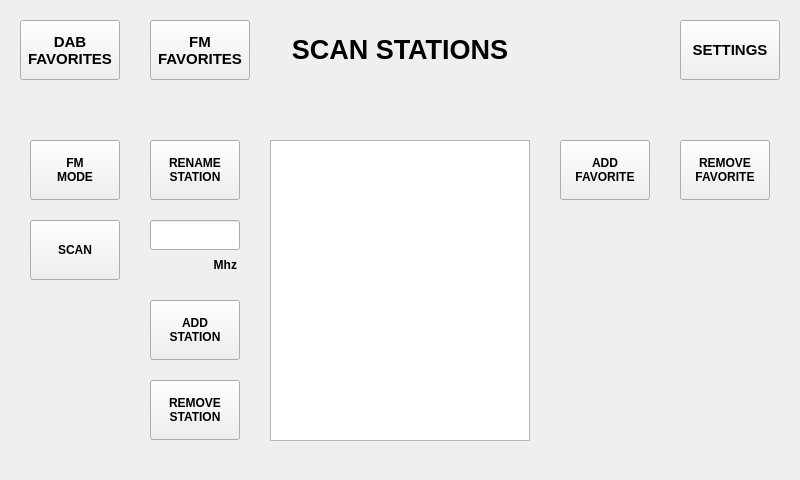
<?xml version="1.0" encoding="UTF-8"?>
<ui version="4.0">
 <class>MainWindow</class>
 <widget class="QMainWindow" name="MainWindow">
  <property name="geometry">
   <rect>
    <x>0</x>
    <y>0</y>
    <width>800</width>
    <height>480</height>
   </rect>
  </property>
  <property name="windowTitle">
   <string>DAB/FM Tuner by Vitalic</string>
  </property>
  <widget class="QWidget" name="centralWidget">
   <widget class="QStackedWidget" name="stackedWidget">
    <property name="geometry">
     <rect>
      <x>0</x>
      <y>0</y>
      <width>800</width>
      <height>480</height>
     </rect>
    </property>
    <property name="font">
     <font>
      <weight>75</weight>
      <bold>true</bold>
     </font>
    </property>
    <property name="currentIndex">
     <number>2</number>
    </property>
    <widget class="QWidget" name="dab_fav_gui">
     <widget class="QLabel" name="lbl_fm_fav_2">
      <property name="geometry">
       <rect>
        <x>300</x>
        <y>20</y>
        <width>200</width>
        <height>60</height>
       </rect>
      </property>
      <property name="text">
       <string>&lt;html&gt;&lt;head/&gt;&lt;body&gt;&lt;p&gt;&lt;span style=&quot; font-size:20pt; font-weight:600;&quot;&gt;DAB favorites&lt;/span&gt;&lt;/p&gt;&lt;/body&gt;&lt;/html&gt;</string>
      </property>
      <property name="alignment">
       <set>Qt::AlignCenter</set>
      </property>
     </widget>
     <widget class="QPushButton" name="btn_dab_to_tune">
      <property name="geometry">
       <rect>
        <x>150</x>
        <y>20</y>
        <width>100</width>
        <height>60</height>
       </rect>
      </property>
      <property name="font">
       <font>
        <pointsize>11</pointsize>
        <weight>75</weight>
        <bold>true</bold>
       </font>
      </property>
      <property name="text">
       <string>SCAN
STATIONS</string>
      </property>
     </widget>
     <widget class="QPushButton" name="btn_dab_to_fm">
      <property name="geometry">
       <rect>
        <x>20</x>
        <y>20</y>
        <width>100</width>
        <height>60</height>
       </rect>
      </property>
      <property name="font">
       <font>
        <family>Ubuntu</family>
        <pointsize>11</pointsize>
        <weight>75</weight>
        <italic>false</italic>
        <bold>true</bold>
       </font>
      </property>
      <property name="text">
       <string>FM
FAVORITES</string>
      </property>
     </widget>
     <widget class="QPushButton" name="btn_dab_st03">
      <property name="geometry">
       <rect>
        <x>427</x>
        <y>110</y>
        <width>150</width>
        <height>80</height>
       </rect>
      </property>
      <property name="text">
       <string>PushButton</string>
      </property>
     </widget>
     <widget class="QPushButton" name="btn_dab_st06">
      <property name="geometry">
       <rect>
        <x>223</x>
        <y>220</y>
        <width>150</width>
        <height>80</height>
       </rect>
      </property>
      <property name="text">
       <string>PushButton</string>
      </property>
     </widget>
     <widget class="QPushButton" name="btn_dab_st04">
      <property name="geometry">
       <rect>
        <x>630</x>
        <y>110</y>
        <width>150</width>
        <height>80</height>
       </rect>
      </property>
      <property name="text">
       <string>PushButton</string>
      </property>
     </widget>
     <widget class="QPushButton" name="btn_dab_st01">
      <property name="geometry">
       <rect>
        <x>20</x>
        <y>110</y>
        <width>150</width>
        <height>80</height>
       </rect>
      </property>
      <property name="text">
       <string>PushButton</string>
      </property>
     </widget>
     <widget class="QPushButton" name="btn_dab_st02">
      <property name="geometry">
       <rect>
        <x>223</x>
        <y>110</y>
        <width>150</width>
        <height>80</height>
       </rect>
      </property>
      <property name="text">
       <string>PushButton</string>
      </property>
     </widget>
     <widget class="QPushButton" name="btn_dab_st05">
      <property name="geometry">
       <rect>
        <x>20</x>
        <y>220</y>
        <width>150</width>
        <height>80</height>
       </rect>
      </property>
      <property name="text">
       <string>PushButton</string>
      </property>
     </widget>
     <widget class="QPushButton" name="btn_dab_st07">
      <property name="geometry">
       <rect>
        <x>427</x>
        <y>220</y>
        <width>150</width>
        <height>80</height>
       </rect>
      </property>
      <property name="text">
       <string>PushButton</string>
      </property>
     </widget>
     <widget class="QPushButton" name="btn_dab_st09">
      <property name="geometry">
       <rect>
        <x>20</x>
        <y>330</y>
        <width>150</width>
        <height>80</height>
       </rect>
      </property>
      <property name="text">
       <string>PushButton</string>
      </property>
     </widget>
     <widget class="QPushButton" name="btn_dab_st10">
      <property name="geometry">
       <rect>
        <x>223</x>
        <y>330</y>
        <width>150</width>
        <height>80</height>
       </rect>
      </property>
      <property name="text">
       <string>PushButton</string>
      </property>
     </widget>
     <widget class="QPushButton" name="btn_dab_st11">
      <property name="geometry">
       <rect>
        <x>427</x>
        <y>330</y>
        <width>150</width>
        <height>80</height>
       </rect>
      </property>
      <property name="text">
       <string>PushButton</string>
      </property>
     </widget>
     <widget class="QPushButton" name="btn_dab_st12">
      <property name="geometry">
       <rect>
        <x>630</x>
        <y>330</y>
        <width>150</width>
        <height>80</height>
       </rect>
      </property>
      <property name="text">
       <string>PushButton</string>
      </property>
     </widget>
     <widget class="QPushButton" name="btn_dab_st08">
      <property name="geometry">
       <rect>
        <x>630</x>
        <y>220</y>
        <width>150</width>
        <height>80</height>
       </rect>
      </property>
      <property name="text">
       <string>PushButton</string>
      </property>
     </widget>
     <widget class="QPushButton" name="btn_dab_to_menu">
      <property name="geometry">
       <rect>
        <x>680</x>
        <y>20</y>
        <width>100</width>
        <height>60</height>
       </rect>
      </property>
      <property name="font">
       <font>
        <pointsize>11</pointsize>
        <weight>75</weight>
        <bold>true</bold>
       </font>
      </property>
      <property name="text">
       <string>SETTINGS</string>
      </property>
     </widget>
    </widget>
    <widget class="QWidget" name="fm_fav_gui">
     <widget class="QLabel" name="lbl_fm_fav">
      <property name="geometry">
       <rect>
        <x>300</x>
        <y>20</y>
        <width>200</width>
        <height>60</height>
       </rect>
      </property>
      <property name="text">
       <string>&lt;html&gt;&lt;head/&gt;&lt;body&gt;&lt;p&gt;&lt;span style=&quot; font-size:20pt; font-weight:600;&quot;&gt;FM favorites&lt;/span&gt;&lt;/p&gt;&lt;/body&gt;&lt;/html&gt;</string>
      </property>
      <property name="alignment">
       <set>Qt::AlignCenter</set>
      </property>
     </widget>
     <widget class="QPushButton" name="btn_fm_st01">
      <property name="geometry">
       <rect>
        <x>20</x>
        <y>110</y>
        <width>150</width>
        <height>80</height>
       </rect>
      </property>
      <property name="text">
       <string>PushButton</string>
      </property>
     </widget>
     <widget class="QPushButton" name="btn_fm_st02">
      <property name="geometry">
       <rect>
        <x>223</x>
        <y>110</y>
        <width>150</width>
        <height>80</height>
       </rect>
      </property>
      <property name="text">
       <string>PushButton</string>
      </property>
     </widget>
     <widget class="QPushButton" name="btn_fm_st03">
      <property name="geometry">
       <rect>
        <x>427</x>
        <y>110</y>
        <width>150</width>
        <height>80</height>
       </rect>
      </property>
      <property name="text">
       <string>PushButton</string>
      </property>
     </widget>
     <widget class="QPushButton" name="btn_fm_st04">
      <property name="geometry">
       <rect>
        <x>630</x>
        <y>110</y>
        <width>150</width>
        <height>80</height>
       </rect>
      </property>
      <property name="text">
       <string>PushButton</string>
      </property>
     </widget>
     <widget class="QPushButton" name="btn_fm_to_dab">
      <property name="geometry">
       <rect>
        <x>20</x>
        <y>20</y>
        <width>100</width>
        <height>60</height>
       </rect>
      </property>
      <property name="font">
       <font>
        <family>Ubuntu</family>
        <pointsize>11</pointsize>
        <weight>75</weight>
        <italic>false</italic>
        <bold>true</bold>
       </font>
      </property>
      <property name="text">
       <string>DAB
FAVORITES</string>
      </property>
     </widget>
     <widget class="QPushButton" name="btn_fm_to_tune">
      <property name="geometry">
       <rect>
        <x>150</x>
        <y>20</y>
        <width>100</width>
        <height>60</height>
       </rect>
      </property>
      <property name="font">
       <font>
        <pointsize>11</pointsize>
        <weight>75</weight>
        <bold>true</bold>
       </font>
      </property>
      <property name="text">
       <string>SCAN
STATIONS</string>
      </property>
     </widget>
     <widget class="QPushButton" name="btn_fm_st05">
      <property name="geometry">
       <rect>
        <x>20</x>
        <y>220</y>
        <width>150</width>
        <height>80</height>
       </rect>
      </property>
      <property name="text">
       <string>PushButton</string>
      </property>
     </widget>
     <widget class="QPushButton" name="btn_fm_st09">
      <property name="geometry">
       <rect>
        <x>20</x>
        <y>330</y>
        <width>150</width>
        <height>80</height>
       </rect>
      </property>
      <property name="text">
       <string>PushButton</string>
      </property>
     </widget>
     <widget class="QPushButton" name="btn_fm_st06">
      <property name="geometry">
       <rect>
        <x>223</x>
        <y>220</y>
        <width>150</width>
        <height>80</height>
       </rect>
      </property>
      <property name="text">
       <string>PushButton</string>
      </property>
     </widget>
     <widget class="QPushButton" name="btn_fm_st10">
      <property name="geometry">
       <rect>
        <x>223</x>
        <y>330</y>
        <width>150</width>
        <height>80</height>
       </rect>
      </property>
      <property name="text">
       <string>PushButton</string>
      </property>
     </widget>
     <widget class="QPushButton" name="btn_fm_st07">
      <property name="geometry">
       <rect>
        <x>427</x>
        <y>220</y>
        <width>150</width>
        <height>80</height>
       </rect>
      </property>
      <property name="text">
       <string>PushButton</string>
      </property>
     </widget>
     <widget class="QPushButton" name="btn_fm_st08">
      <property name="geometry">
       <rect>
        <x>630</x>
        <y>220</y>
        <width>150</width>
        <height>80</height>
       </rect>
      </property>
      <property name="text">
       <string>PushButton</string>
      </property>
     </widget>
     <widget class="QPushButton" name="btn_fm_st11">
      <property name="geometry">
       <rect>
        <x>427</x>
        <y>330</y>
        <width>150</width>
        <height>80</height>
       </rect>
      </property>
      <property name="text">
       <string>PushButton</string>
      </property>
     </widget>
     <widget class="QPushButton" name="btn_fm_st12">
      <property name="geometry">
       <rect>
        <x>630</x>
        <y>330</y>
        <width>150</width>
        <height>80</height>
       </rect>
      </property>
      <property name="text">
       <string>PushButton</string>
      </property>
     </widget>
     <widget class="QPushButton" name="btn_fm_to_menu">
      <property name="geometry">
       <rect>
        <x>680</x>
        <y>20</y>
        <width>100</width>
        <height>60</height>
       </rect>
      </property>
      <property name="font">
       <font>
        <pointsize>11</pointsize>
        <weight>75</weight>
        <bold>true</bold>
       </font>
      </property>
      <property name="text">
       <string>SETTINGS</string>
      </property>
     </widget>
    </widget>
    <widget class="QWidget" name="scan_list_gui">
     <widget class="QListWidget" name="lst_fm">
      <property name="geometry">
       <rect>
        <x>270</x>
        <y>140</y>
        <width>260</width>
        <height>301</height>
       </rect>
      </property>
      <property name="font">
       <font>
        <pointsize>16</pointsize>
       </font>
      </property>
      <property name="focusPolicy">
       <enum>Qt::NoFocus</enum>
      </property>
     </widget>
     <widget class="QPushButton" name="btn_rename_station">
      <property name="geometry">
       <rect>
        <x>150</x>
        <y>140</y>
        <width>90</width>
        <height>60</height>
       </rect>
      </property>
      <property name="text">
       <string>RENAME
STATION</string>
      </property>
     </widget>
     <widget class="QPushButton" name="btn_delete">
      <property name="geometry">
       <rect>
        <x>150</x>
        <y>380</y>
        <width>90</width>
        <height>60</height>
       </rect>
      </property>
      <property name="text">
       <string>REMOVE
STATION</string>
      </property>
     </widget>
     <widget class="QPushButton" name="btn_add">
      <property name="geometry">
       <rect>
        <x>150</x>
        <y>300</y>
        <width>90</width>
        <height>60</height>
       </rect>
      </property>
      <property name="text">
       <string>ADD
STATION</string>
      </property>
     </widget>
     <widget class="QPushButton" name="btn_tune_to_fm">
      <property name="geometry">
       <rect>
        <x>150</x>
        <y>20</y>
        <width>100</width>
        <height>60</height>
       </rect>
      </property>
      <property name="font">
       <font>
        <pointsize>11</pointsize>
        <weight>75</weight>
        <bold>true</bold>
       </font>
      </property>
      <property name="text">
       <string>FM
FAVORITES</string>
      </property>
     </widget>
     <widget class="QPushButton" name="btn_tune_to_dab">
      <property name="geometry">
       <rect>
        <x>20</x>
        <y>20</y>
        <width>100</width>
        <height>60</height>
       </rect>
      </property>
      <property name="font">
       <font>
        <pointsize>11</pointsize>
        <weight>75</weight>
        <bold>true</bold>
       </font>
      </property>
      <property name="text">
       <string>DAB
FAVORITES</string>
      </property>
     </widget>
     <widget class="QPushButton" name="btn_add_favorite">
      <property name="geometry">
       <rect>
        <x>560</x>
        <y>140</y>
        <width>90</width>
        <height>60</height>
       </rect>
      </property>
      <property name="text">
       <string>ADD
FAVORITE</string>
      </property>
     </widget>
     <widget class="QPushButton" name="btn_rem_favorite">
      <property name="geometry">
       <rect>
        <x>680</x>
        <y>140</y>
        <width>90</width>
        <height>60</height>
       </rect>
      </property>
      <property name="text">
       <string>REMOVE
FAVORITE</string>
      </property>
     </widget>
     <widget class="QLineEdit" name="ln_add_station">
      <property name="geometry">
       <rect>
        <x>150</x>
        <y>220</y>
        <width>90</width>
        <height>30</height>
       </rect>
      </property>
      <property name="alignment">
       <set>Qt::AlignRight|Qt::AlignTrailing|Qt::AlignVCenter</set>
      </property>
     </widget>
     <widget class="QLabel" name="label">
      <property name="geometry">
       <rect>
        <x>170</x>
        <y>250</y>
        <width>67</width>
        <height>30</height>
       </rect>
      </property>
      <property name="text">
       <string>Mhz</string>
      </property>
      <property name="alignment">
       <set>Qt::AlignRight|Qt::AlignTrailing|Qt::AlignVCenter</set>
      </property>
     </widget>
     <widget class="QPushButton" name="btn_tuner_mode">
      <property name="geometry">
       <rect>
        <x>30</x>
        <y>140</y>
        <width>90</width>
        <height>60</height>
       </rect>
      </property>
      <property name="text">
       <string>FM
MODE</string>
      </property>
     </widget>
     <widget class="QPushButton" name="btn_scan">
      <property name="geometry">
       <rect>
        <x>30</x>
        <y>220</y>
        <width>90</width>
        <height>60</height>
       </rect>
      </property>
      <property name="text">
       <string>SCAN</string>
      </property>
     </widget>
     <widget class="QListWidget" name="lst_dab">
      <property name="geometry">
       <rect>
        <x>270</x>
        <y>140</y>
        <width>260</width>
        <height>301</height>
       </rect>
      </property>
      <property name="font">
       <font>
        <pointsize>16</pointsize>
       </font>
      </property>
      <property name="focusPolicy">
       <enum>Qt::NoFocus</enum>
      </property>
     </widget>
     <widget class="QPushButton" name="btn_tune_to_menu">
      <property name="geometry">
       <rect>
        <x>680</x>
        <y>20</y>
        <width>100</width>
        <height>60</height>
       </rect>
      </property>
      <property name="font">
       <font>
        <pointsize>11</pointsize>
        <weight>75</weight>
        <bold>true</bold>
       </font>
      </property>
      <property name="text">
       <string>SETTINGS</string>
      </property>
     </widget>
     <widget class="QLabel" name="lbl_fm_fav_3">
      <property name="geometry">
       <rect>
        <x>290</x>
        <y>20</y>
        <width>220</width>
        <height>60</height>
       </rect>
      </property>
      <property name="text">
       <string>&lt;html&gt;&lt;head/&gt;&lt;body&gt;&lt;p&gt;&lt;span style=&quot; font-size:20pt; font-weight:600;&quot;&gt;SCAN STATIONS&lt;/span&gt;&lt;/p&gt;&lt;/body&gt;&lt;/html&gt;</string>
      </property>
      <property name="alignment">
       <set>Qt::AlignCenter</set>
      </property>
     </widget>
    </widget>
    <widget class="QWidget" name="settings_gui"/>
   </widget>
  </widget>
 </widget>
 <layoutdefault spacing="6" margin="11"/>
 <resources/>
 <connections/>
</ui>
